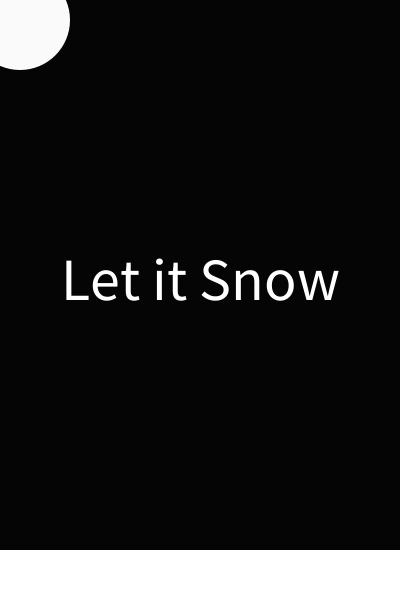
Frame 1 (no input)
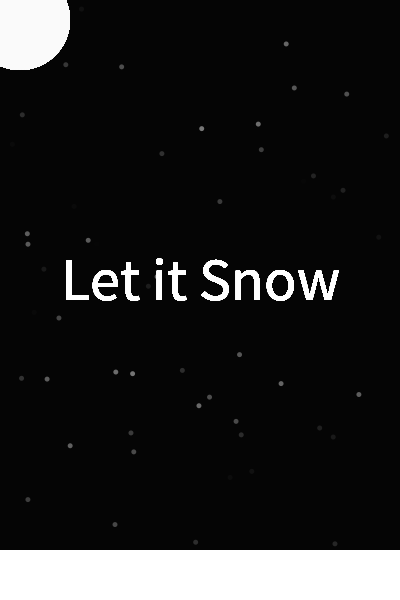
Frame 60 (the mouse pressed at the canvas centre just before this capture)
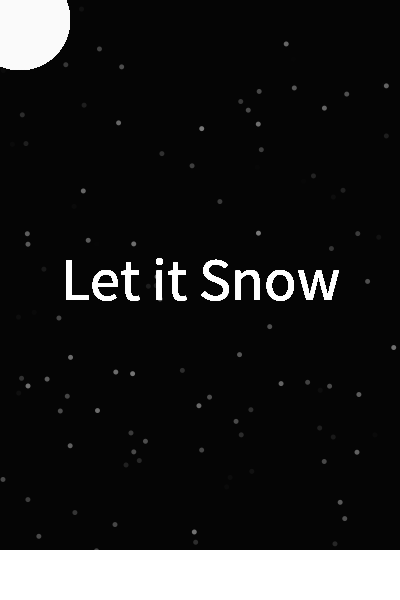
Frame 120 (the mouse held since frame 60 and released just before this capture)

The Processing sketch that drew these frames (run headless with seeded random() and noise(); from frame 60 on, the mouse is pressed at the canvas centre):

// Processing sketch: processing_48380
// ── processing_48380.pde

//**Emily Workman-Let it Snow*/

void setup()
{
  size(400,600);
  background(5,5,5);
  smooth();
  textAlign(CENTER);
  noStroke();
}

void draw()
{
  fill(250,250,250);
  ellipse(20,20,100,100);
  fill(255,255,255,random(120));
  ellipse(random(400),random(600),5,5);
  textSize(60);
  fill(255,255,255);
  text("Let it Snow",width/2,height/2);

  rect(0,550,600,50); 
} 
